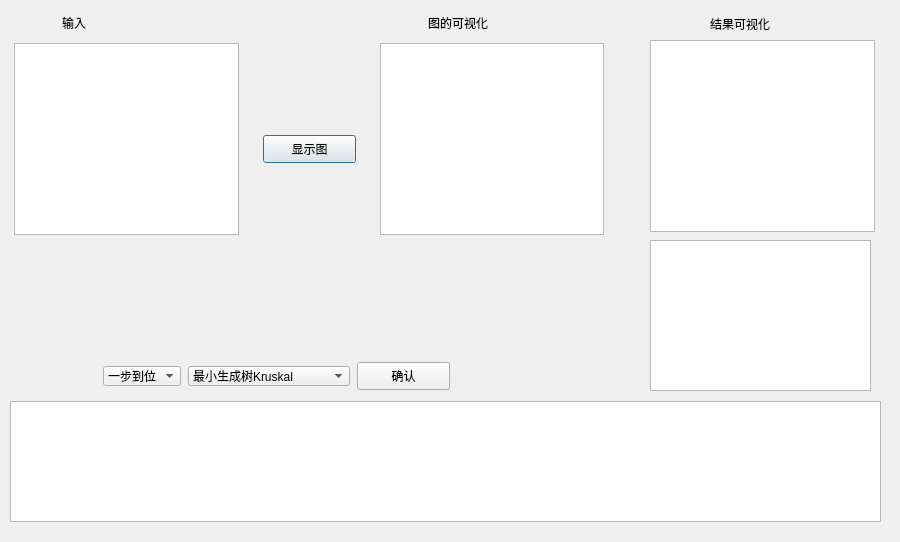
<?xml version="1.0" encoding="UTF-8"?>
<ui version="4.0">
 <class>Dialog</class>
 <widget class="QDialog" name="Dialog">
  <property name="geometry">
   <rect>
    <x>0</x>
    <y>0</y>
    <width>900</width>
    <height>542</height>
   </rect>
  </property>
  <property name="minimumSize">
   <size>
    <width>900</width>
    <height>480</height>
   </size>
  </property>
  <property name="maximumSize">
   <size>
    <width>1280</width>
    <height>720</height>
   </size>
  </property>
  <property name="windowTitle">
   <string>Dialog</string>
  </property>
  <widget class="QListView" name="listView">
   <property name="geometry">
    <rect>
     <x>10</x>
     <y>401</y>
     <width>871</width>
     <height>121</height>
    </rect>
   </property>
   <property name="styleSheet">
    <string notr="true">    background-image: url(:/background.jpg);
    background-position: center;
    background-repeat: no-repeat;
    background-attachment: fixed; 
    background-size: contain;</string>
   </property>
  </widget>
  <widget class="QTextBrowser" name="textBrowser">
   <property name="geometry">
    <rect>
     <x>650</x>
     <y>240</y>
     <width>221</width>
     <height>151</height>
    </rect>
   </property>
  </widget>
  <widget class="QPushButton" name="pushButton_2">
   <property name="geometry">
    <rect>
     <x>263</x>
     <y>135</y>
     <width>93</width>
     <height>28</height>
    </rect>
   </property>
   <property name="text">
    <string>显示图</string>
   </property>
  </widget>
  <widget class="QGraphicsView" name="graphicsView">
   <property name="geometry">
    <rect>
     <x>380</x>
     <y>43</y>
     <width>224</width>
     <height>192</height>
    </rect>
   </property>
  </widget>
  <widget class="QLabel" name="label_2">
   <property name="geometry">
    <rect>
     <x>428</x>
     <y>15</y>
     <width>60</width>
     <height>16</height>
    </rect>
   </property>
   <property name="text">
    <string>图的可视化</string>
   </property>
  </widget>
  <widget class="QGraphicsView" name="graphicsView_2">
   <property name="geometry">
    <rect>
     <x>650</x>
     <y>40</y>
     <width>225</width>
     <height>192</height>
    </rect>
   </property>
  </widget>
  <widget class="QComboBox" name="comboBox">
   <property name="geometry">
    <rect>
     <x>103</x>
     <y>366</y>
     <width>78</width>
     <height>20</height>
    </rect>
   </property>
   <item>
    <property name="text">
     <string>一步到位</string>
    </property>
   </item>
   <item>
    <property name="text">
     <string>逐步执行</string>
    </property>
   </item>
  </widget>
  <widget class="QComboBox" name="comboBox_2">
   <property name="geometry">
    <rect>
     <x>188</x>
     <y>366</y>
     <width>162</width>
     <height>20</height>
    </rect>
   </property>
   <item>
    <property name="text">
     <string>最小生成树Kruskal</string>
    </property>
   </item>
   <item>
    <property name="text">
     <string>最小生成树Prime</string>
    </property>
   </item>
   <item>
    <property name="text">
     <string>最小生成树破圈法</string>
    </property>
   </item>
   <item>
    <property name="text">
     <string>最短路径Dijkstra</string>
    </property>
   </item>
   <item>
    <property name="text">
     <string>最短路径Floyd</string>
    </property>
   </item>
   <item>
    <property name="text">
     <string>最短路径Floyd-Warshall</string>
    </property>
   </item>
   <item>
    <property name="text">
     <string>最大匹配匈牙利</string>
    </property>
   </item>
   <item>
    <property name="text">
     <string>最优匹配Kuhn-Munkres</string>
    </property>
   </item>
  </widget>
  <widget class="QPushButton" name="pushButton">
   <property name="geometry">
    <rect>
     <x>357</x>
     <y>362</y>
     <width>93</width>
     <height>28</height>
    </rect>
   </property>
   <property name="text">
    <string>确认</string>
   </property>
  </widget>
  <widget class="QPlainTextEdit" name="plainTextEdit">
   <property name="geometry">
    <rect>
     <x>14</x>
     <y>43</y>
     <width>225</width>
     <height>192</height>
    </rect>
   </property>
   <property name="plainText">
    <string/>
   </property>
   <property name="overwriteMode">
    <bool>false</bool>
   </property>
   <property name="placeholderText">
    <string>请以邻接矩阵形式输入图</string>
   </property>
  </widget>
  <widget class="QLabel" name="label">
   <property name="geometry">
    <rect>
     <x>62</x>
     <y>15</y>
     <width>24</width>
     <height>16</height>
    </rect>
   </property>
   <property name="text">
    <string>输入</string>
   </property>
  </widget>
  <widget class="QLabel" name="label_3">
   <property name="geometry">
    <rect>
     <x>710</x>
     <y>16</y>
     <width>60</width>
     <height>16</height>
    </rect>
   </property>
   <property name="text">
    <string>结果可视化</string>
   </property>
  </widget>
 </widget>
 <resources>
  <include location="background.qrc"/>
 </resources>
 <connections>
  <connection>
   <sender>pushButton_2</sender>
   <signal>clicked()</signal>
   <receiver>Dialog</receiver>
   <slot>showgraph()</slot>
   <hints>
    <hint type="sourcelabel">
     <x>363</x>
     <y>156</y>
    </hint>
    <hint type="destinationlabel">
     <x>343</x>
     <y>298</y>
    </hint>
   </hints>
  </connection>
 </connections>
 <slots>
  <slot>showgraph()</slot>
  <slot>runGA()</slot>
 </slots>
</ui>
